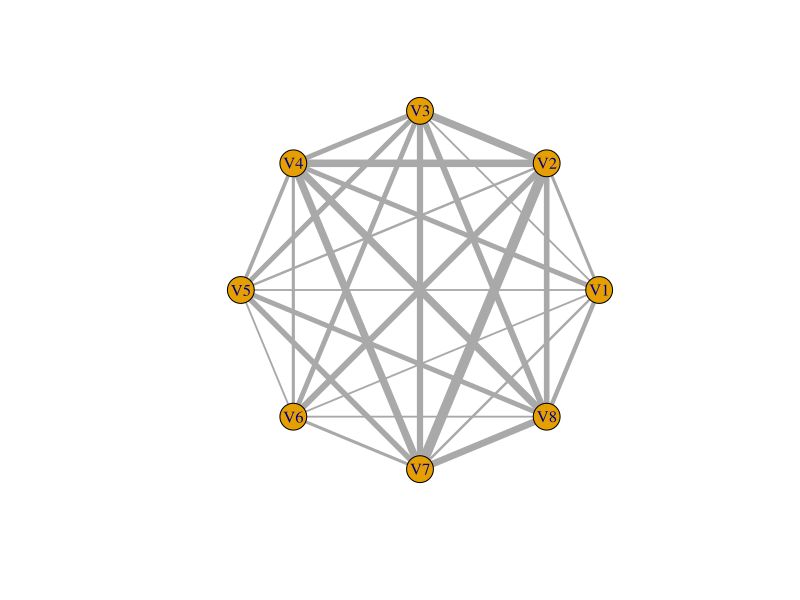

The R source for this figure:
## ---- chunk 1
knitr::opts_chunk$set(echo = TRUE)
## ---- chunk 2

library(igraph)

## ---- chunk 3

# First session
#adj_matrix = as.matrix(read.csv("interaction_matrix.csv", sep =";", header = FALSE)) #(not covered in the report)

# remove unidentified individuals 
#adj_matrix_ID = adj_matrix[-9,-9] # (not covered in the report)

# Second session
adj_matrix2 = as.matrix(read.csv("interaction_matrix2.csv", sep =";", header = FALSE))

# adj_matrix_all = adj_matrix_ID + adj_matrix2 # (not covered in the report)
## ---- chunk 4

g <- make_empty_graph()

# create the graph
g <- graph_from_adjacency_matrix(
    adj_matrix2, # vector for the adjacency matrix 
    mode = c("undirected"), # our social network is undirected (interaction of A->B is the same as B->A)
    weighted = TRUE, # our social network is weighted (strength of association in pairs is weighted by the                          number of their interaction)
    diag = F, # we do not include the diagonal of the matrix as individuals do not interact with themselves
    add.colnames = NULL, #use the column names to name the vertices (nodes corresponding the the individuals)
    add.rownames = FALSE # do not use the raw names to name the vertices
)

# arrange the vertex in circle 
layout <-layout_in_circle(g)

# plot 
plot(g, layout = layout, main = "", edge.width = E(g)$weight*0.6)# E(g) containes the attributes of the edges such as the weight which is the number of interactions between the same pair of individuals. We multiply the weight by 0.6 to increase the contrast between the width of the lines.

## ---- chunk 5

#binary degrees # how many conspecifics does an individual interact with 
degree(g) # maximum binary degree for every individual => they all interact with each other at least once 

# densities 
edge_density(g, loops = FALSE) # existing edges / possible edges => they all interact with each other at least once 

#weighted degrees # total interactions
strength(
  g,
  vids = V(g), #The vertices for which the strength will be calculated
  loops = TRUE, #Logical; whether the loop edges are also counted. (here none)
  weights = NULL # use the default weight edge attribute in the matrix 
)
